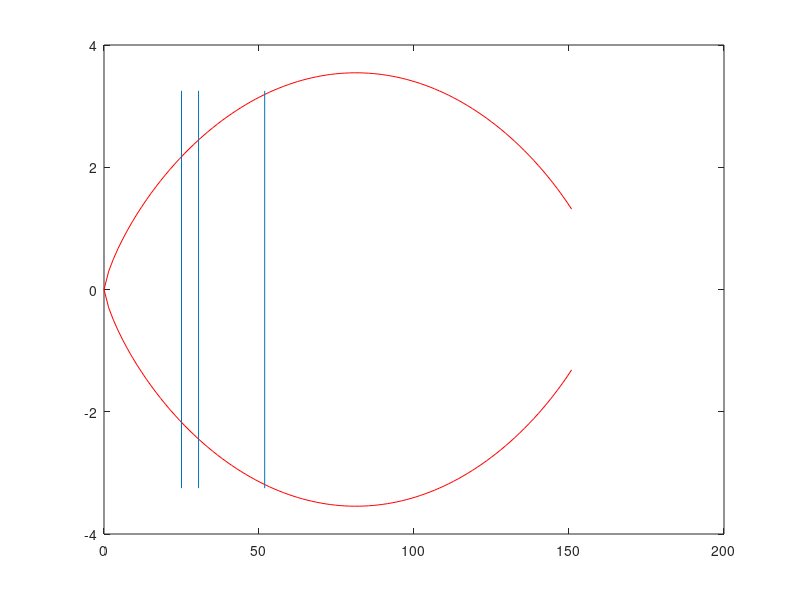

MATLAB code to generate this figure:
%% Fuselage Preliminary Design % Sadraey %
% Meta
% FUSELAGE DESIGN CHANGED TO SEARS-HAACK BODY
% Total Length Extended to 150ft
%%
% Test Change in GITHUB
% Design Requirements 
% Main: Accomodate Passengers
% Secondary: Must accomodate crew, landing gear, fuel, systems, empennage
% Optimization: Low Drag, Positive Lift generation, low weight, comfort,
% structural flight, external symmetry, low wetted area
%% Load Aircraft Variables
if ~exist('Wt', 'var')
   clc;
   clear;
   load('aircraft_vars.mat'); 
   close all;
end

%% Determine Number of Passengers and Crew
n_p = 8; % number of passengers
n_c = 2; % number of crew members
%% Establish Human Size and Target Passenger
% Passengers will be from U.S.
% Figures 7.5 and 7.6
% Design for passengers that are 5' 2" - 6' 3"
% Arm length 2.6 ft
% Chair Height 1.6 ft
% Shoulder to Shoulder 2ft
%% Cockpit % Sadraey %
% Distance from spine to taxi instrument 3.5 ft
% 1ft minimum from butt to floor
% 4 - 10 cm
T_w = 0.23; % ft with 7 cm wall thickness
L_CP = 5.5; %ft preliminary choice
W_pilot = 15/12; % distance between pilot seats (aisle) ft 
% Table 7.4
W_CPs = 20/12; % seat width cockpit ft
W_CP = 2*W_CPs + W_pilot; % Cockpit Width interior
% Equation 7.9 
D_CP = W_CP + 2*T_w; % diameter of cockpit with thickness included
% Must look into instrumentation sizing
fprintf('Cockpit Diameter is %0.2f ft \n',D_CP)
fprintf('Cockpit Length is %0.2f ft \n',L_CP)
%% Passenger Cargo
% pg 369 Eq 7.4
v_b = 5.156; % average bag/luggage size ft^3
v_btotal = n_p * v_b; %ft^3


%% L/D length to diameter ratio
% Table 7.7
% L/D for Concorde is 23.
% shooting for this range
%% Passenger Cabin % Sadraey %
% Calculate Cabin Diameter
W_s = 25/12 ; % seat width ft
% Table 7.3
W_a = 23/12; % aisle distance ft
W_C = 2*W_s + W_a; % Interior Cabin Width ft
% Equation 7.9
D_C = W_C + 2*T_w; % Cabin Diameter ft

% Calculate Cabin Length
P_s = 40/12; % seat pitch or distance between seats (ft)

n_r = n_p/2; % number of rows
% Equation 7.1
L_C = n_r*P_s+8; % Cabin Length
fprintf('Passenger Cabin Diameter is %0.2f ft \n',D_C)
fprintf('Passenger Cabin Length is %0.2f ft \n',L_C)
% Headroom from Table 7.4
% Will we have carry-on over or same level?
Headroom = 66.912; %ft for first class
% Must also consider lavatory

%% Cargo
% Depends on volume and will most likely be beneath passenger cabin
%% Nose Design
% Look at supersonic design and weight and balance
L_n = 25; % arbitrary length of nose ft
% Looking at the SEARS-HACK Body Equation from WIKIPEDIA
% x = linspace(0,0.5,100); % range
% R_max = 2; % arbitrary maximum nose radius ft
% V_n = (3*pi^2/16 * R_max^2*L_n)/2; % Volume of nose
% S_x = pi*R_max^2*(4*x.*(1-x)).^(3/2); % nose cross sectional area
% r_x = R_max*(4*x.*(1-x)).^(3/4);% nose radius
% FigHandle = figure('Position', [250, 250, L_n*40, R_max*40]);
% figure(1)
% plot(2*x*L_n,r_x,'r',2*x*L_n,-r_x,'r')
% title('Sears-Hack Body Nose Design')
% Based on Wave Drag Equation, wave drag is reduced by increasing length
% and decreasing volume
% calculated from the derivative of the radius
% Theta = 16.4223 degrees
% Beta = 58.471 degrees
% Oblique Shock Ma2 = 1.06
%% Rear Section
% Will Include Tail and Wing as well for supersonic aircraft.

L_R = 99; % arbitrary length of rear section ft


%% Length to Diameter Ratio Fineness Ratio
L_N = 25; % arbitrary length of nose ft
%% Length of Fuselage
% Equation 7.10 
L_F = L_CP + L_C + L_N + L_R; % Total Fuselage Length
fprintf('The fuselage length is %0.2f ft \n',L_F)
%% Length to Diameter Ratio
Dmax = 100/12;
LF_DF = L_F/Dmax; 
fprintf('The L/D ratio for the fuselage is %0.2f  \n',LF_DF)
%% Fuel Tanks
m_f = 182377.09/9.81; % kg of fuel
% Table 7.8 for fuel types and density
rho_f = 840; % kg/m^3
V_f = m_f/rho_f; % m^3
V_f = V_f * 35.31; % ft^3
fprintf('The fuel tank volume is %0.2f ft^3 \n',V_f)
%% Volume of Bottom Half
% Equation 7.4a
V_bot = 0.5* (pi*W_C^2/4*(L_C+L_R));
fprintf('The bottom volume for the fuselage is %0.2f ft^3 \n',V_bot)
%% SEARS-HACK FUSELAGE
% Look at supersonic design and weight and balance
L_F2 = L_F; % arbitrary length of nose ft
% Looking at the SEARS-HACK Body Equation from WIKIPEDIA
x = linspace(0,1,100); % range
x_2 = linspace(0,140*12,100);
R_max = D_C/2; % arbitrary maximum nose radius ft
V_n = (3*pi^2/16 * R_max^2*L_F2)/2;
S_x = pi*R_max^2*(4*x.*(1-x)).^(3/2); % nose cross sectional area
r_x = R_max*(4*x.*(1-x)).^(3/4);
r_x2 = ((1/(12.*L_F2)).*(4.*x_2.*(12.*L_F2-x_2)).^.75)/12; % Solidworks
FigHandle = figure('Position', [250, 250, L_F2*40, R_max*40]);
%figure(1)
x_CP = L_n+L_CP;
x_C = x_CP + L_C;
plot(x*L_F2,r_x2,'r',x*L_F2,-r_x2,'r')
line([L_n L_n], [-3.25 3.25]);
line([x_CP x_CP], [-3.25 3.25]);
line([x_C x_C], [-3.25 3.25]);

%title('Haack Body Fuselage Design')
%%
% z = L_F*x;
% Z = meshgrid(z,z);
% Theta = linspace(0,2*pi,100);
% [R ,PHI] = meshgrid(r_x,Theta);
% FigHandle = figure('Position', [50, 50, 600, 600]);
% surf(R.*cos(PHI), R.*sin(PHI), Z);
% view(3)
% set(gca,'zdir','reverse')
% colormap hsv
% axis equal
